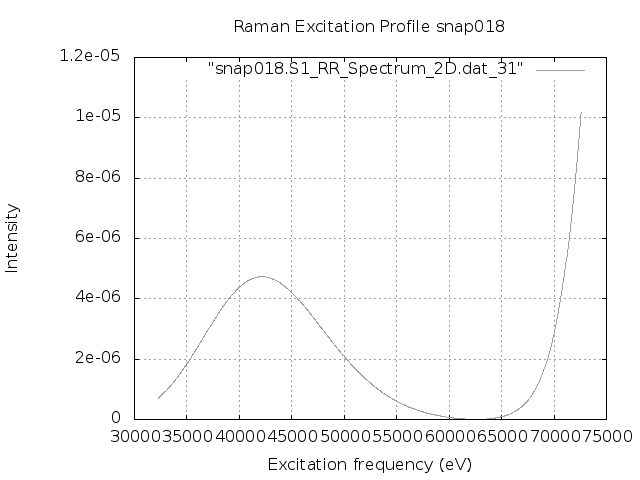

Write gnuplot code to recreate this figure.
set terminal png
set output "snap018.S1.REP_frozen.png"
set xlabel 'Excitation frequency (eV)'
set ylabel 'Intensity'
set title "Raman Excitation Profile snap018"
set grid
set autoscale
plot "snap018.S1_RR_Spectrum_2D.dat_31" with lines lc "blue"
exit
